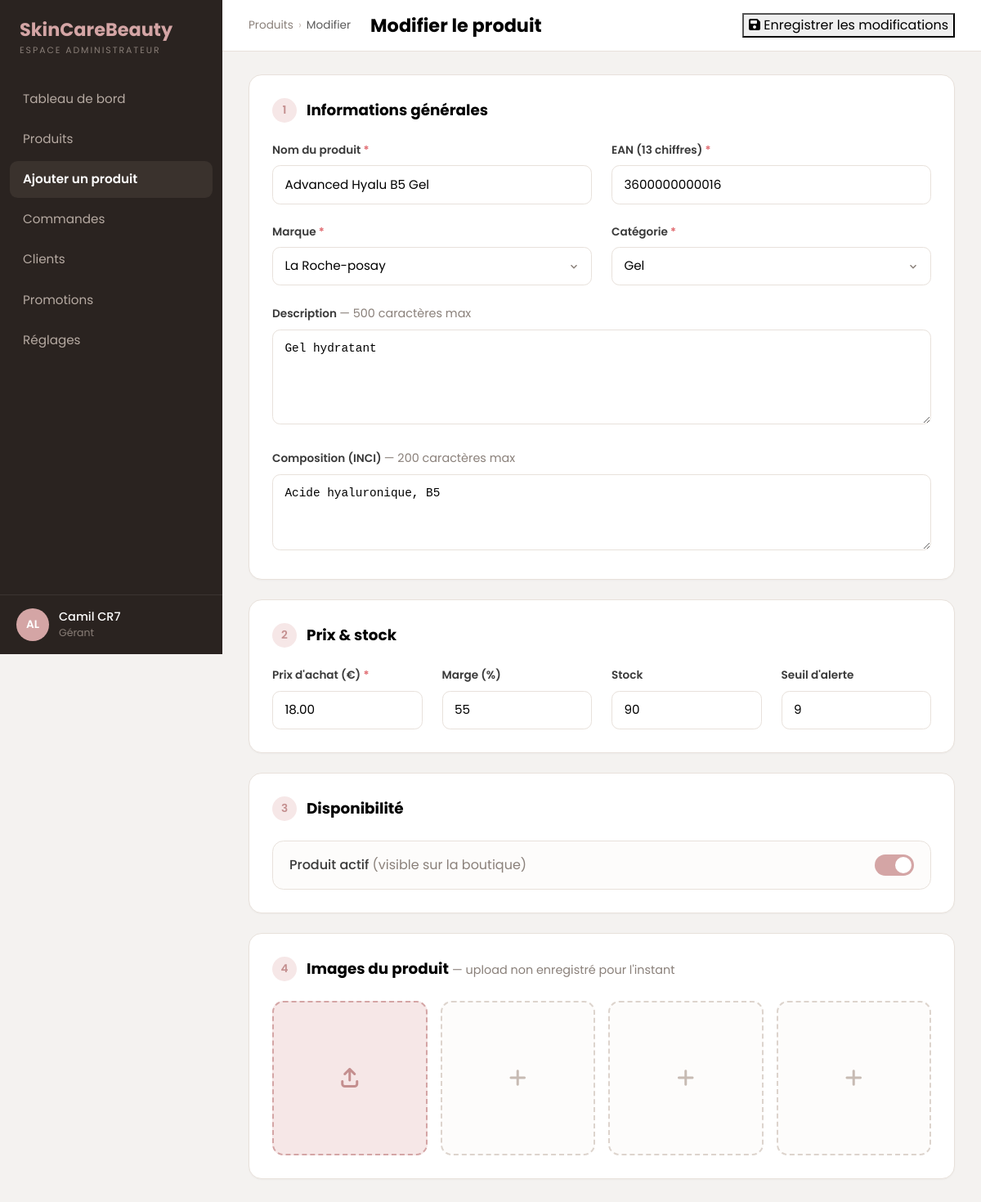
Page /admin_add_product.php?id=16 on the committed database.
### tables this page shows
CREATE TABLE products (
    product_id INT PRIMARY KEY AUTO_INCREMENT,
    product_name VARCHAR(50) NOT NULL,
    product_ean char(13) NOT NULL UNIQUE,
    product_composition VARCHAR(200) NOT NULL,
    product_description VARCHAR(500) NOT NULL,
    product_is_status BOOLEAN NOT NULL,
    product_buy_price DECIMAL(10, 2) NOT NULL,
    product_margin INT NOT NULL,
    product_quantity INT NOT NULL,
    product_alert INT,
    product_slug VARCHAR(250) NOT NULL,
    producer_id INT NOT NULL,
    brand_id INT NOT NULL,
    company_id_account INT NOT NULL,
    foreign key (producer_id) references producers(producer_id),
    foreign key (brand_id) references brands(brand_id),
    foreign key (company_id_account) references companies(company_id_account)
);

CREATE TABLE brands (
    brand_id    INT PRIMARY KEY AUTO_INCREMENT,
    brand_name  VARCHAR(50) NOT NULL UNIQUE,
    producer_id INT NOT NULL,
    FOREIGN KEY (producer_id) REFERENCES producers(producer_id)
);

CREATE TABLE lien_product_type(
    product_id INT PRIMARY KEY,
    product_type_id INT,
    FOREIGN KEY (product_id) REFERENCES products(product_id),
    FOREIGN KEY (product_type_id) REFERENCES product_types(product_type_id)
);

CREATE TABLE product_types(
   product_type_id INT AUTO_INCREMENT,
   product_type_name VARCHAR(50),
   product_type_slug VARCHAR(250) NOT NULL,
   PRIMARY KEY(product_type_id)
);

### admin_add_product.php (the view, shortened to what this page needs)
<?php
require_once "public/includes/db.php";
$edit_id = (isset($_GET['id']) && ctype_digit($_GET['id'])) ? (int) $_GET['id'] : null;
$brands = $pdo->query("SELECT brand_id, brand_name FROM brands ORDER BY brand_name")->fetchAll();
$types = $pdo->query("SELECT product_type_id, product_type_name FROM product_types ORDER BY product_type_name")->fetchAll();
$p = [
    'product_name' => '', 'product_ean' => '', 'product_composition' => '', 'product_description' => '',
    'product_is_status' => 1, 'product_buy_price' => '', 'product_margin' => '', 'product_quantity' => '',
    'product_alert' => '', 'brand_id' => 0,
];
$current_type = 0;
if ($edit_id) {
    $stmt = $pdo->prepare("SELECT * FROM products WHERE product_id = ?");
    $stmt->execute([$edit_id]);
    $row = $stmt->fetch();
    if ($row) {
        $p = $row;
        $t = $pdo->prepare("SELECT product_type_id FROM lien_product_type WHERE product_id = ?");
        $t->execute([$edit_id]);
        $current_type = (int) $t->fetchColumn();
    } else {
        $edit_id = null;
    }
}
$mode_edition = $edit_id !== null;
function e($v) { return htmlspecialchars((string) ($v ?? ''), ENT_QUOTES, 'UTF-8'); }
?>
<?php include "public/includes/header_admin.php"; ?>
<div class="admin-main">
    <header class="admin-topbar">
        <nav class="breadcrumb-admin">
            Produits <span class="sep">›</span>
            <span class="current"><?= $mode_edition ? 'Modifier' : 'Nouveau produit' ?></span>
        </nav>
        <h1><?= $mode_edition ? 'Modifier le produit' : 'Créer un produit' ?></h1>
        <div class="topbar-actions">
            <button type="submit" form="form-product" class="btn-admin-primary">
                <i class="fa-solid fa-floppy-disk"></i>
                <?= $mode_edition ? 'Enregistrer les modifications' : 'Publier le produit' ?>
            </button>
        </div>
    </header>
    <form id="form-product" class="admin-content" method="post" action="" enctype="multipart/form-data">
        <section class="admin-card">
            <div class="card-title">
                <span class="num">1</span>
                <h2>Informations générales</h2>
            </div>
            <div class="row g-4">
                <div class="col-12 col-md-6">
                    <label class="form-label-admin" for="nom">Nom du produit <span class="req">*</span></label>
                    <input class="input-admin" type="text" id="nom" name="nom"
                           value="<?= e($p['product_name']) ?>" required>
                </div>
                <div class="col-12 col-md-6">
                    <label class="form-label-admin" for="ean">EAN (13 chiffres) <span class="req">*</span></label>
                    <input class="input-admin" type="text" id="ean" name="ean"
                           value="<?= e($p['product_ean']) ?>"
                           pattern="\d{13}" maxlength="13" inputmode="numeric" required>
                </div>
                <div class="col-12 col-md-6">
                    <label class="form-label-admin" for="brand_id">Marque <span class="req">*</span></label>
                    <select class="input-admin" id="brand_id" name="brand_id">
                        <?php foreach ($brands as $b): ?>
                            <option value="<?= (int) $b['brand_id'] ?>"
                                <?= ((int) $p['brand_id'] === (int) $b['brand_id']) ? 'selected' : '' ?>>
                                <?= e($b['brand_name']) ?>
                            </option>
                        <?php endforeach; ?>
                    </select>
                </div>
                <div class="col-12 col-md-6">
                    <label class="form-label-admin" for="product_type_id">Catégorie <span class="req">*</span></label>
                    <select class="input-admin" id="product_type_id" name="product_type_id">
                        <?php foreach ($types as $t): ?>
                            <option value="<?= (int) $t['product_type_id'] ?>"
                                <?= ($current_type === (int) $t['product_type_id']) ? 'selected' : '' ?>>
                                <?= e($t['product_type_name']) ?>
                            </option>
                        <?php endforeach; ?>
                    </select>
                </div>
                <div class="col-12">
                    <label class="form-label-admin" for="description">Description <span class="hint">— 500 caractères max</span></label>
                    <textarea class="input-admin mono" id="description" name="description" rows="4"
                              maxlength="500" placeholder="Présentez le produit…"><?= e($p['product_description']) ?></textarea>
                </div>
                <div class="col-12">
                    <label class="form-label-admin" for="composition">Composition (INCI) <span class="hint">— 200 caractères max</span></label>
                    <textarea class="input-admin mono" id="composition" name="composition" rows="3"
                              maxlength="200" placeholder="Aqua, Glycerin…"><?= e($p['product_composition']) ?></textarea>
                </div>
            </div>
        </section>
        <section class="admin-card">
            <div class="card-title">
                <span class="num">2</span>
                <h2>Prix &amp; stock</h2>
            </div>
            <div class="row g-4">
                <div class="col-12 col-md-3">
                    <label class="form-label-admin" for="prix_achat">Prix d'achat (€) <span class="req">*</span></label>
                    <input class="input-admin" type="text" id="prix_achat" name="prix_achat"
                           value="<?= e($p['product_buy_price']) ?>" placeholder="15,00">
                </div>
                <div class="col-12 col-md-3">
                    <label class="form-label-admin" for="marge">Marge (%)</label>
                    <input class="input-admin" type="number" id="marge" name="marge"
                           value="<?= e($p['product_margin']) ?>" min="0">
                </div>
                <div class="col-12 col-md-3">
                    <label class="form-label-admin" for="stock">Stock</label>
                    <input class="input-admin" type="number" id="stock" name="stock"
                           value="<?= e($p['product_quantity']) ?>" min="0">
                </div>
                <div class="col-12 col-md-3">
                    <label class="form-label-admin" for="alerte">Seuil d'alerte</label>
                    <input class="input-admin" type="number" id="alerte" name="alerte"
                           value="<?= e($p['product_alert']) ?>" min="0">
                </div>
            </div>
        </section>
        <section class="admin-card">
            <div class="card-title">
                <span class="num">3</span>
                <h2>Disponibilité</h2>
            </div>
            <div class="toggle-row">
                <span class="label">
                    Produit actif
                    <span class="muted">(visible sur la boutique)</span>
                </span>
                <label class="switch">
                    <span class="slider"></span>
                </label>
            </div>
        </section>
        <section class="admin-card">
            <div class="card-title">
                <span class="num">4</span>
                <h2>Images du produit <span class="hint">— upload non enregistré pour l'instant</span></h2>
            </div>
            <div class="upload-grid">
                <label class="upload-zone is-primary">
                    <i class="fa-solid fa-arrow-up-from-bracket"></i>
                </label>
                <label class="upload-zone"><input type="file" name="images[]" accept="image/*" hidden><i class="fa-solid fa-plus"></i></label>
                <label class="upload-zone"><input type="file" name="images[]" accept="image/*" hidden><i class="fa-solid fa-plus"></i></label>
                <label class="upload-zone"><input type="file" name="images[]" accept="image/*" hidden><i class="fa-solid fa-plus"></i></label>
            </div>
        </section>
    </form>
</div>
</div>
</body>
</html>

### public/css/style.css (style rules this page uses)
:root { --rose: #d4a5a5; --rose-fonce: #c8918f; --beige: #f5ebe0; --accent: #e8c4b8; --texte: #2d2d2d; --border-rose: rgba(212, 165, 165, .2); --footer-bg: #ffffff; --footer-text: #3a3a3a; --footer-muted: #7a7070; --admin-sidebar: #2a2320; --admin-sidebar-active: #3a322d; --admin-rose-fonce: #c48f8f; --admin-rose-soft: #f6e7e7; --admin-bg: #f4f2f0; --admin-card: #ffffff; --admin-border: #e8e1db; --admin-muted: #8a807a; --admin-green: #5aab5a; }
body.admin { margin: 0; background: var(--admin-bg); color: var(--text); font-family: "Poppins", system-ui, -apple-system, "Segoe UI", Roboto, sans-serif; }
.admin-main { flex: 1; min-width: 0; display: flex; flex-direction: column; }
.admin-topbar { background: #fff; border-bottom: 1px solid var(--admin-border); padding: 1rem 2rem; display: flex; align-items: center; gap: 1.5rem; flex-wrap: wrap; }
.breadcrumb-admin { font-size: .85rem; color: var(--admin-muted); }
.breadcrumb-admin .sep { color: #c9bfb8; margin: 0 .15rem; }
.breadcrumb-admin .current { color: #5a5a5a; }
.admin-topbar h1 { margin: 0; font-size: 1.4rem; font-weight: 700; color: var(--text); }
.topbar-actions { margin-left: auto; display: flex; gap: .75rem; }
.admin-content { width: 100%; max-width: 1100px; padding: 1.75rem 2rem; }
.admin-card { background: var(--admin-card); border: 1px solid var(--admin-border); border-radius: 1rem; padding: 1.75rem; margin-bottom: 1.5rem; box-shadow: 0 1px 2px rgba(0, 0, 0, .03); }
.card-title { display: flex; align-items: center; gap: .75rem; margin-bottom: 1.5rem; }
.card-title .num { width: 30px; height: 30px; flex: none; border-radius: 50%; background: var(--admin-rose-soft); color: var(--admin-rose-fonce); display: flex; align-items: center; justify-content: center; font-weight: 600; font-size: .85rem; }
.card-title h2 { margin: 0; font-size: 1.15rem; font-weight: 700; color: var(--text); }
.hint { color: var(--admin-muted); font-weight: 400; font-size: .9rem; }
.form-label-admin { display: block; font-weight: 600; font-size: .85rem; color: #3a3a3a; margin-bottom: .5rem; }
.req { color: #e0696f; }
.input-admin { width: 100%; border: 1px solid var(--admin-border); border-radius: .6rem; padding: .7rem .9rem; font-size: .95rem; color: var(--text); background: #fff; transition: border-color .15s ease, box-shadow .15s ease; }
textarea.input-admin { resize: vertical; }
.mono { font-family: ui-monospace, "SFMono-Regular", Menlo, Consolas, monospace; font-size: .9rem; line-height: 1.6; }
select.input-admin { appearance: none; background-repeat: no-repeat; background-position: right .9rem center; padding-right: 2.5rem; }
.upload-grid { display: grid; grid-template-columns: repeat(4, 1fr); gap: 1rem; }
.upload-zone { aspect-ratio: 1 / 1; border: 2px dashed #ddd4cd; border-radius: .85rem; display: flex; align-items: center; justify-content: center; background: #fdfcfb; cursor: pointer; transition: border-color .15s ease, background-color .15s ease; }
.upload-zone i { font-size: 1.5rem; color: #c7bbb3; }
.upload-zone.is-primary { border-color: var(--rose); background: var(--admin-rose-soft); }
.upload-zone.is-primary i { color: var(--admin-rose-fonce); }
.toggle-row { display: flex; align-items: center; justify-content: space-between; gap: 1rem; border: 1px solid var(--admin-border); border-radius: .85rem; padding: 1rem 1.25rem; margin-top: 1.25rem; background: #fdfcfb; }
.toggle-row .label { font-weight: 500; color: #3a3a3a; }
.toggle-row .label .muted { color: var(--admin-muted); font-weight: 400; }
.switch { position: relative; width: 48px; height: 26px; flex: none; }
.switch .slider { position: absolute; inset: 0; background: #d9d2cc; border-radius: 50px; cursor: pointer; transition: background-color .2s ease; }
.switch .slider::before { content: ""; position: absolute; left: 3px; top: 3px; width: 20px; height: 20px; background: #fff; border-radius: 50%; transition: transform .2s ease; }
.switch input:checked+.slider { background: var(--rose); }
.switch input:checked+.slider::before { transform: translateX(22px); }

### rows in the picture
products: nom "Advanced Hyalu B5 Gel", ean "3600000000016", brand_id "La Roche-posay", description "Gel hydratant", composition "Acide hyaluronique, B5", prix_achat "18.00", marge "55", stock "90", alerte "9"
lien_product_type: product_type_id "Gel"
